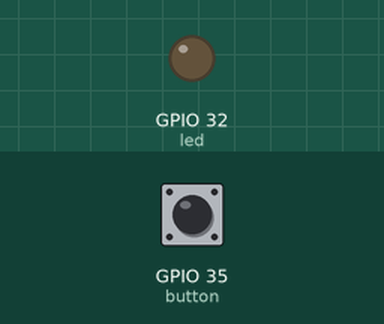
Simulated run of this sketch. Board: ESP32. On the bench: output pins drawn as LEDs (lit = HIGH). Inputs (shaded band) come from the test bench; at power-on: GPIO 35 (button) LOW.

Above: at 1.2 s.
1.3 s: GPIO 35 (button) pulled HIGH for 0.15 s
At 1.37 s:
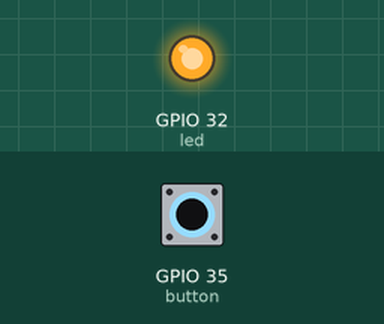
2.9 s: GPIO 35 (button) pulled HIGH for 3.2 s
At 6.9 s:
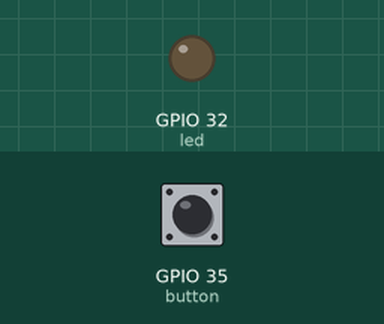
Timing chart, 0 to 8.4 s (numbered marks = the images above; inputs shaded):
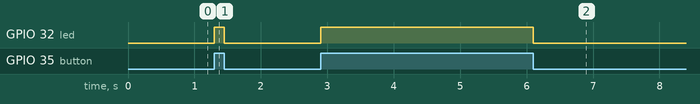

Measured:
- after the input at 1.3 s, GPIO 32 (led): LOW → HIGH at once, → LOW 0.15 s later
- after the input at 2.9 s, GPIO 32 (led): LOW → HIGH at once, → LOW 3.2 s later

The sketch:

push_button_led.ino
```cpp
const byte led = 32;
const byte button = 35;
int button_state = LOW;

void setup() {
  // put your setup code here, to run once:
  pinMode(led,OUTPUT);
  pinMode(button,INPUT);
  }

void loop() {
  // put your main code here, to run repeatedly:
  button_state = digitalRead(button);

  //if button pressed
  if(button_state == HIGH)
    digitalWrite(led,HIGH);
   else
    digitalWrite(led,LOW);
}
```
